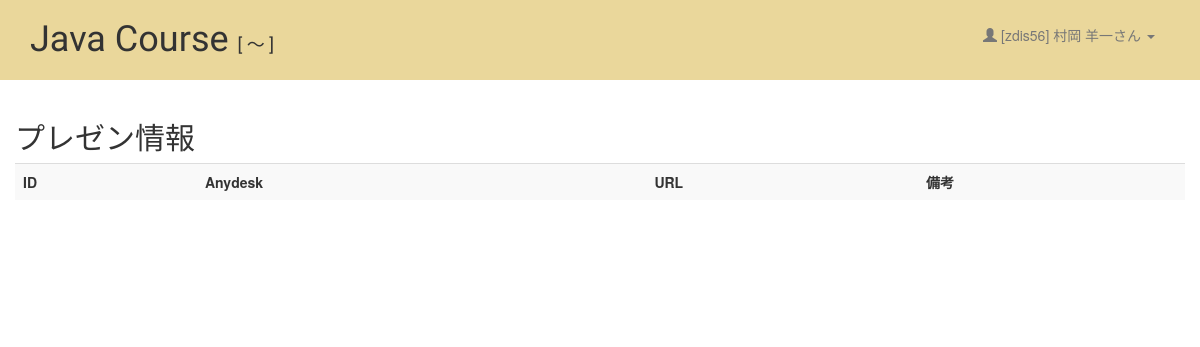
The app's page /admin/presentationList.php (signed in), older data.
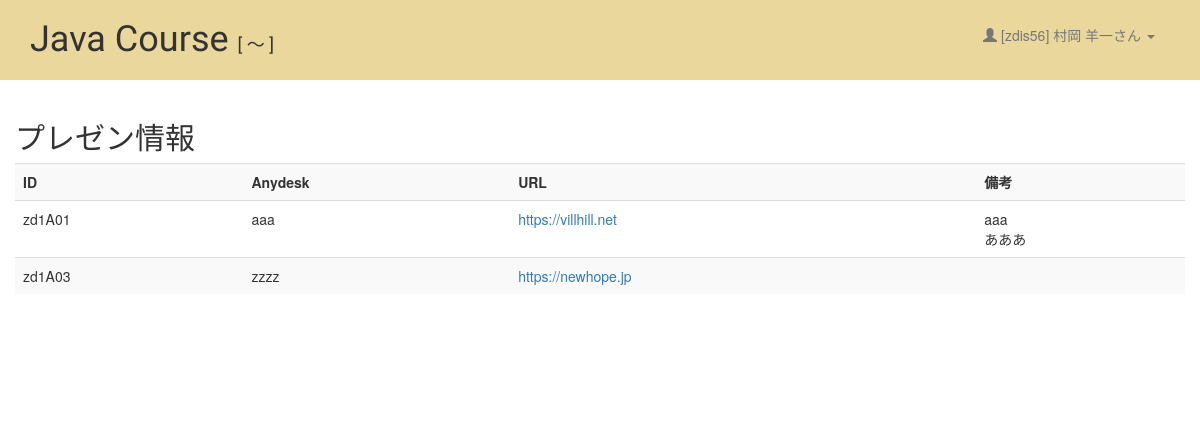
The same page, newer data.
### tables this page shows
CREATE TABLE `sc_presentation` (
  `zdid` char(6) NOT NULL,
  `anydesk` varchar(20) DEFAULT NULL,
  `url` varchar(255) DEFAULT NULL,
  `note` varchar(1000) DEFAULT NULL
);

### utility/course.db.php (called while the page is built, shortened)
<?php
function get_presentation() {
  $pdo = db_init();
  $stmt = $pdo->prepare("SELECT * FROM sc_presentation ORDER BY zdid");
  $stmt->execute([]);
  return $stmt->fetchAll(PDO::FETCH_ASSOC);
}

### utility/util.inc.php (the view, shortened to what this page needs)
<?php
function h($string, $echo = true) {
  $escapedString = htmlspecialchars($string, ENT_QUOTES);
  if($echo) echo $escapedString;
  return $escapedString;
}

### admin/presentationList.php (shortened to what this page needs)
<?php
$teacher = $_SESSION["login"];
try {
  $presentationList = get_presentation();
} catch(PDOException $e) {
  echo $e->getMessage();
  echo "<p>申し訳ありませんが、しばらく時間をおいてからアクセスしてください</p>";
  exit;
}
?>
<!DOCTYPE html>
<html lang="ja">
<head>
  <link rel="stylesheet" href="/zd_course/css/styles.css">
</head>
</head>
<body>
<header class="admin-header">
  <div class="container">
    <nav class="navbar navbar-default">
      <div class="navbar-header">
        <h1><?php echo COURSE_NAME; ?>
          <span style="font-size: 0.5em;">
          [<?php echo COURSE_START . ' ～ ' . COURSE_END; ?>]
          </span>
        </h1>
      </div>
      <div class="collapse navbar-collapse" id="mynavbar">
        <ul class="nav navbar-nav navbar-right mt10">
          <li class="dropdown">
            <a href="#" class="dropdown-toggle" data-toggle="dropdown">
              <span class="glyphicon glyphicon-user"></span>
              [<?php h($teacher["zdid"]); ?>]
              <?php h($teacher["name"]); ?>さん
              <span class="caret"></span>
            </a>
          </li>
        </ul>
      </div>
    </nav>
  </div>
</header>
<div class="container admin-container">
  <main>
    <h2>プレゼン情報</h2>
    <table class="table table-hover table-striped">
      <tr>
        <th>ID</th>
        <th>Anydesk</th>
        <th>URL</th>
        <th>備考</th>
      </tr>
      <?php foreach($presentationList as $p): ?>
        <tr>
          <td><?php h($p["zdid"]) ?></td>
          <td><?php h($p["anydesk"]) ?></td>
          <td><a href="<?php h($p["url"]) ?>" target="_blank"><?php h($p["url"]) ?></a></td>
          <td><?php echo nl2br($p["note"]); ?></td>
        </tr>
      <?php endforeach; ?>
    </table>
  </main>
</div>
</body>
</html>

Row changes from the older to the newer data that the page shows:
added sc_presentation: zdid "zd1A01 aaa https://villhill.net", note "aaa あああ"
added sc_presentation: zdid "zd1A03 zzzz https://newhope.jp"
